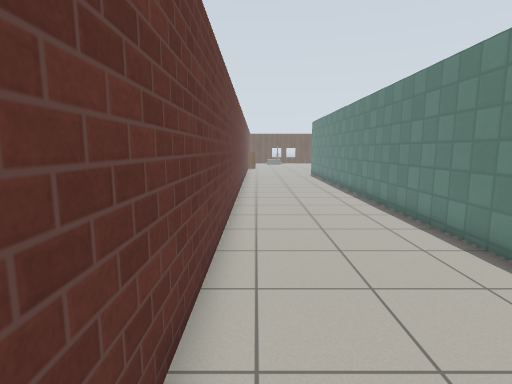
View 1 (above)

19 first-person views from a walk through a world built for the Gazebo simulator. The camera is 1.2 m above the floor, tilts 8° down and sees 80° across. The floor is counted in squares, 0.5 m on a side. Each view is taken from the middle of a square. On the plan, view 1 faces up. The plan holds only what a view shows up to about 18 squares ahead; the rest is blank. The place goes on beyond the plan. Simple patterns stand in for the simulator's built-in surfaces. Some stock models are drawn as simple stand-ins.

View 2
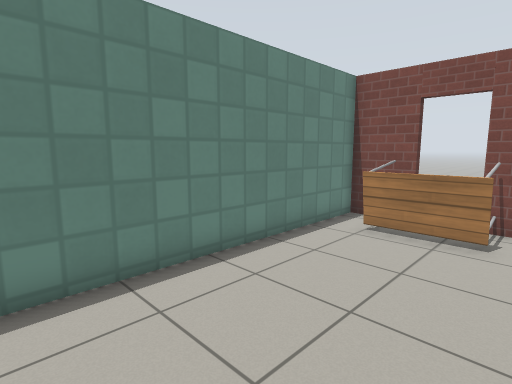

View 3
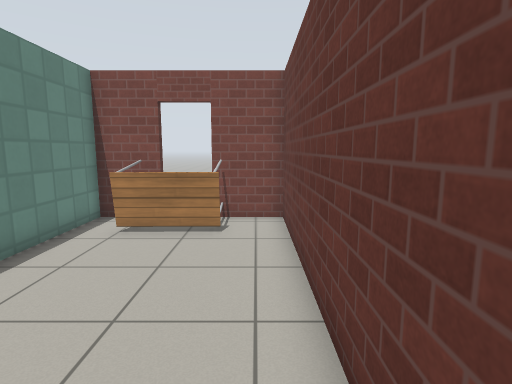

View 4
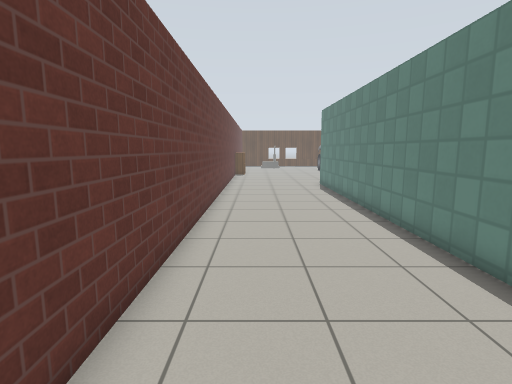

View 5
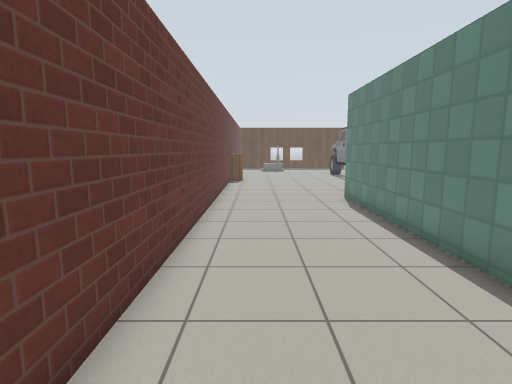

View 6
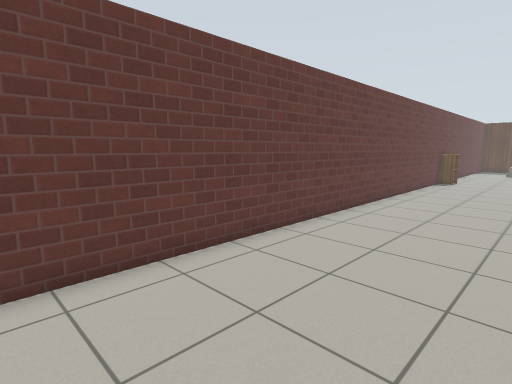

View 7
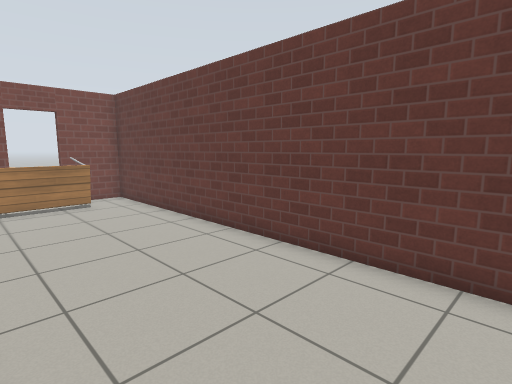

View 8
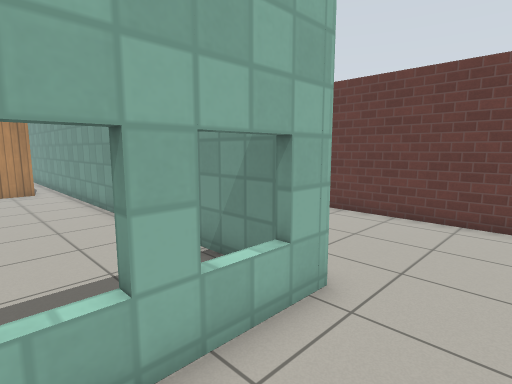

View 9
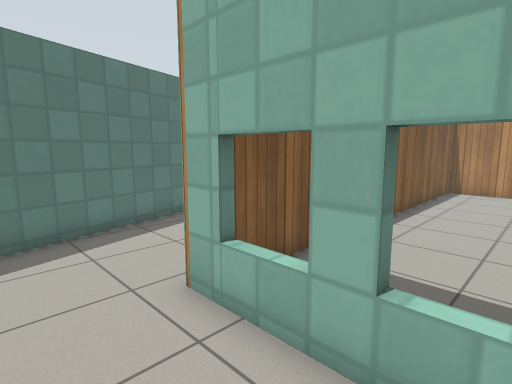

View 10
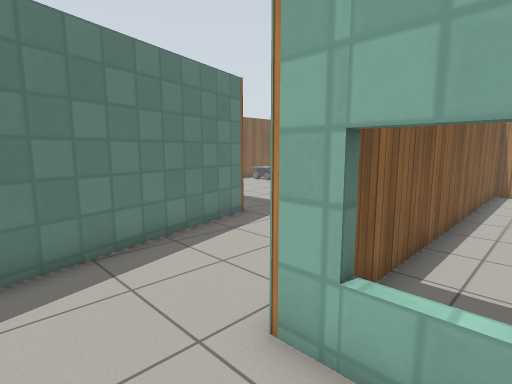

View 11
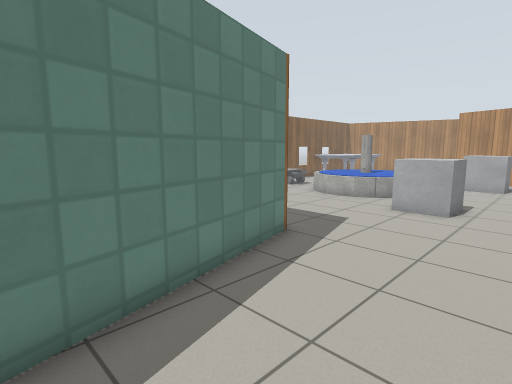

View 12
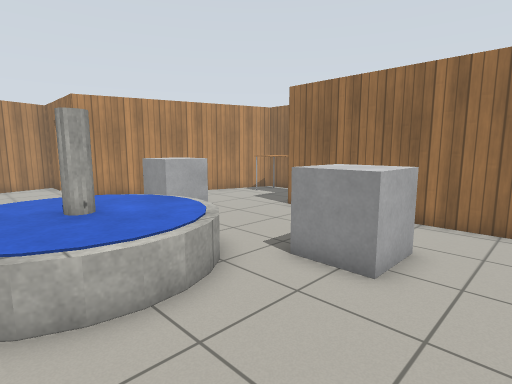

View 13
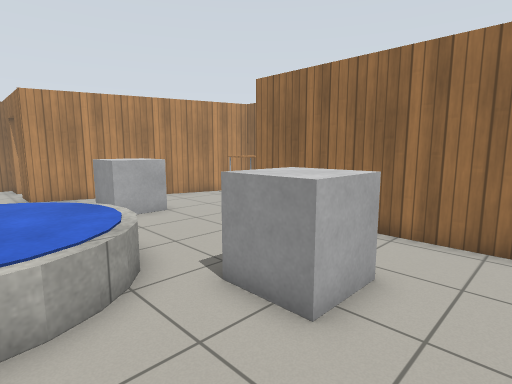

View 14
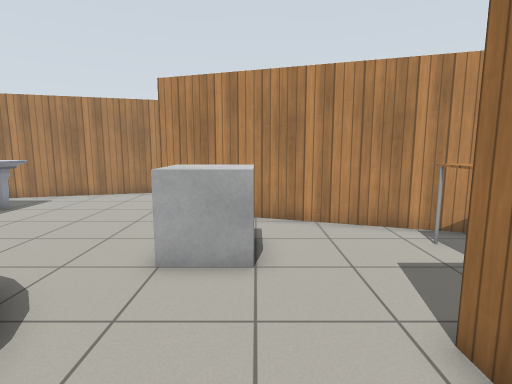

View 15
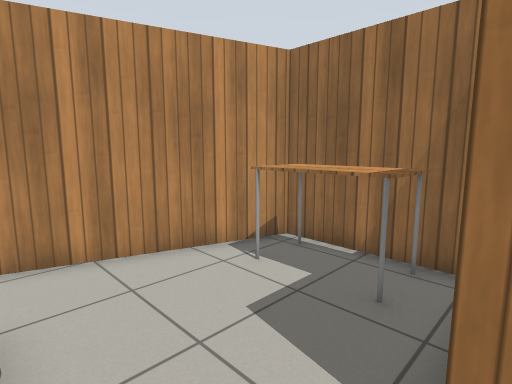

View 16
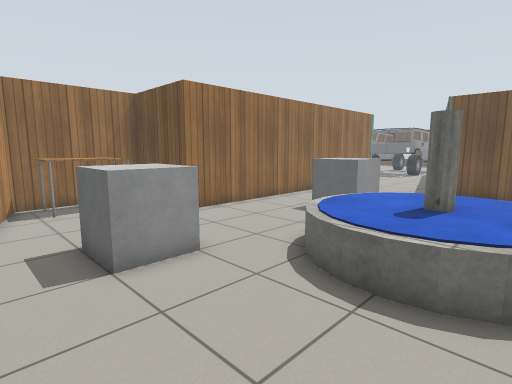

View 17
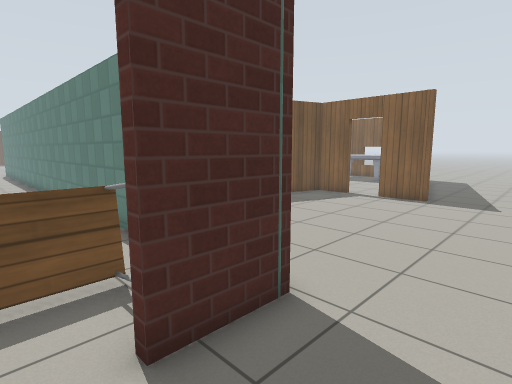

View 18
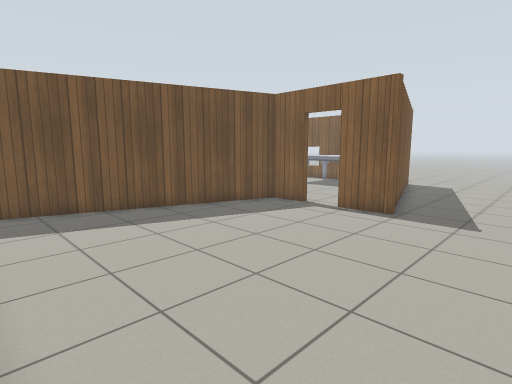

View 19
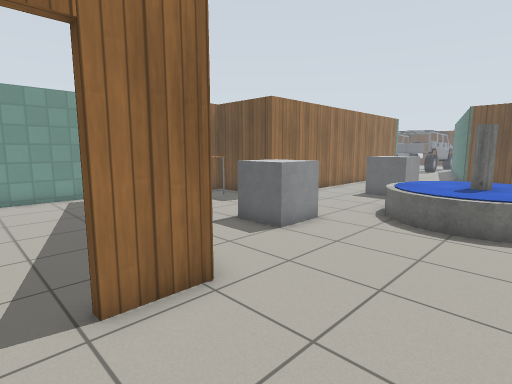

### Floor plan
Points are (right, up) in squares from view 1. A wall is a line through its corners. A room is listed if a view was taken in it or the views show most of it. See-through windows are left out.
Room 1 (views 1, 2, 3, 4, 5, 6, 7, 8, 9, 10)
walls: (-1, 33.5) (-1, -1.7) (1.6, -1.7); (3.2, -1.7) (5.5, -1.7) (5.5, 30.3) (11.5, 30.3)
ways out: opening at (11.3, 32) to room 2
objects: table (1, -1) to (4, 1)
Room 2 (views 11, 12, 13, 14, 15, 16, 19)
walls: (11.5, 22.5) (11.5, 13.6) (7.3, 13.6) (7.3, 8.6) (17.6, 5.2) (17.6, 3.3); (17.6, 25.2) (15.6, 32.6); (20.5, 25.1) (18.3, 25.1); (17.6, 1.5) (17.6, -0.3) (22.6, 1.1)
ways out: opening at (11.3, 32) to room 1; open door at (17.5, 2.5) to room 3
objects: table (8, 9) to (9, 12); other object (14, 9) to (16, 11); other object (15, 18) to (17, 20); fountain (17, 12) to (22, 18)
Room 3 (views 17, 18)
walls: (5.8, 6.5) (5.8, 3.3); (5.9, -2) (3.2, -2); (17.3, 3.3) (17.3, 5) (7.2, 8.3); (17.8, -0.7) (17.3, -0.7) (17.3, 1.5); (22.6, 0.8) (18.6, -0.4)
ways out: open door at (17.5, 2.5) to room 2; open door at (2.5, -2)
Room 4 (no view inside)
walls: (5.8, 21.3) (5.8, 11.3); (5.8, 29.4) (5.8, 26.8); (7, 13.8) (11.2, 13.8) (11.2, 29.5)

Positions as (right, up) in squares from view 1, and headings:
1: (0, 0), facing up
2: (0, 9), facing down-right
3: (0, 9), facing down
4: (1, 9), facing up
5: (1, 15), facing up
6: (5, 14), facing up-left
7: (5, 14), facing down-left
8: (10, 33), facing down-left
9: (7, 33), facing down-right
10: (9, 33), facing down-right
11: (12, 32), facing down-right
12: (22, 22), facing down-left
13: (20, 22), facing down-left
14: (14, 17), facing down
15: (14, 14), facing down-left
16: (22, 7), facing up-left
17: (2, -5), facing up-right
18: (6, -5), facing up-right
19: (22, 2), facing up-left
